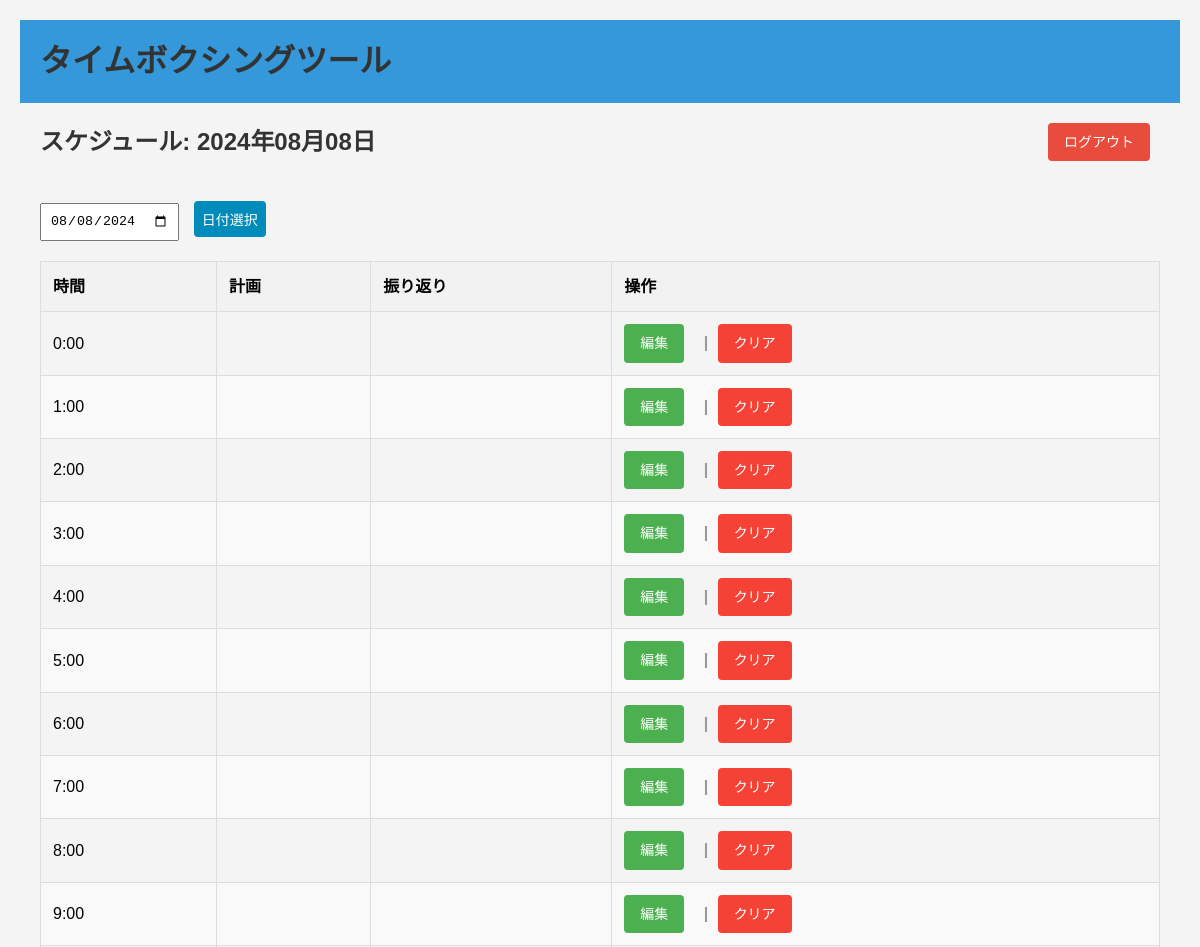
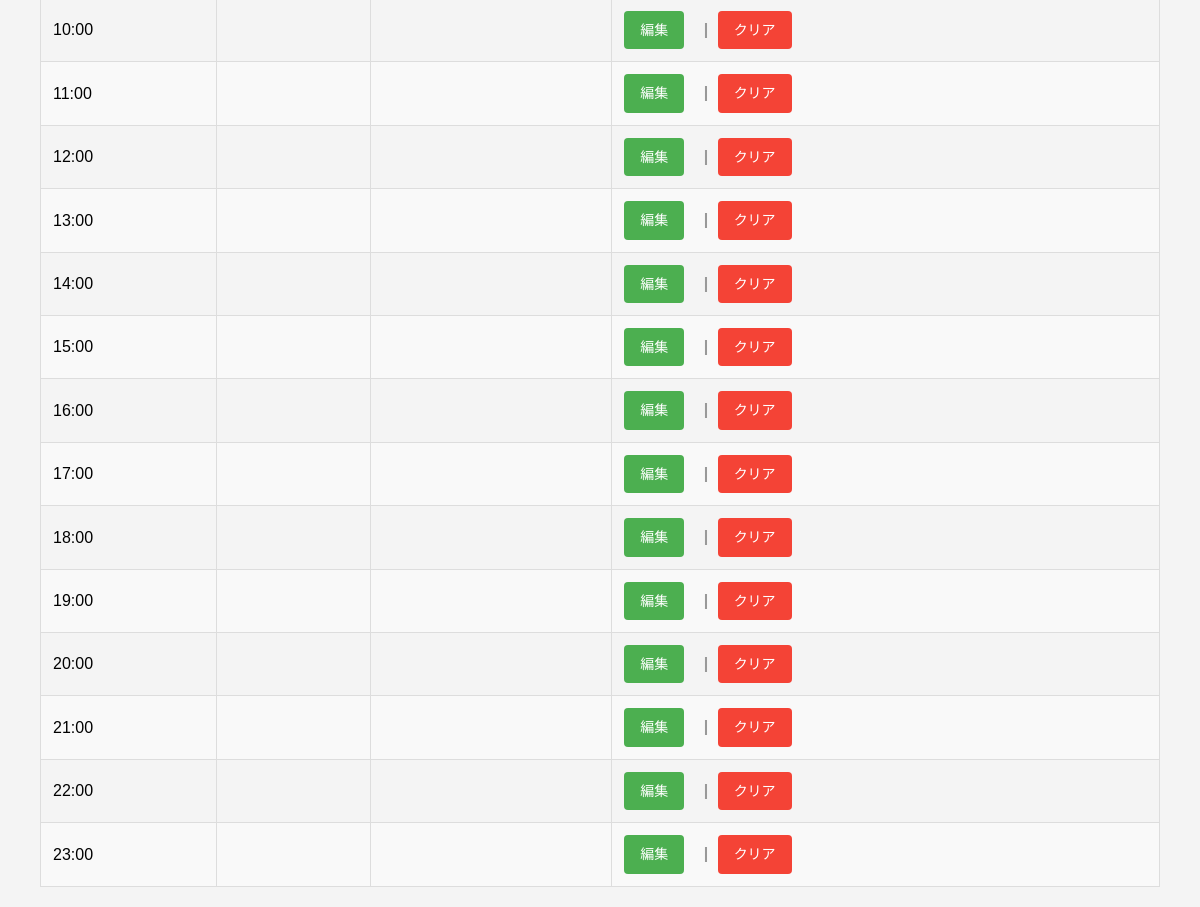
Screenshot of /schedule/ (signed in) with the database file from the repository (2 pictures, top to bottom).
### scheduler/models.py (models this page shows)
class Schedule(models.Model):
    user = models.ForeignKey(User, on_delete=models.CASCADE)
    date = models.DateField()
    hour = models.IntegerField()
    plan = models.TextField(blank=True)
    reflection = models.TextField(blank=True)
    class Meta:
        unique_together = ('user', 'date', 'hour')

### scheduler/views.py (the view)
# urls.py: path('schedule/', views.schedule_view, name='schedule'),
@login_required
def schedule_view(request):
    if request.method == 'POST':
        date = request.POST.get('date')
        selected_date = datetime.strptime(date, '%Y-%m-%d').date()
    else:
        selected_date = request.GET.get('date')
        if selected_date:
            selected_date = datetime.strptime(selected_date, '%Y-%m-%d').date()
        else:
            selected_date = datetime.now().date()
    schedules = []
    for hour in range(24):
        schedule, created = Schedule.objects.get_or_create(
            user=request.user,
            date=selected_date,
            hour=hour
        )
        schedules.append(schedule)
    return render(request, 'scheduler/schedule.html', {
        'schedules': schedules,
        'selected_date': selected_date
    })

### templates/scheduler/schedule.html (shortened to what this page needs)
{% extends 'base.html' %}
{% block content %}
<div class="header-actions">
    <h2>スケジュール: {{ selected_date|date:"Y年m月d日" }}</h2>
    <a href="{% url 'logout' %}" class="btn btn-logout">ログアウト</a>
</div>
<form method="post">
    <input type="date" name="date" value="{{ selected_date|date:'Y-m-d' }}">
    <input type="submit" value="日付選択" class="btn">
</form>
<table>
    <thead>
        <tr>
            <th>時間</th>
            <th>計画</th>
            <th>振り返り</th>
            <th>操作</th>
        </tr>
    </thead>
    <tbody>
        {% for schedule in schedules %}
        <tr>
            <td>{{ schedule.hour }}:00</td>
            <td>{{ schedule.plan|default:"" }}</td>
            <td>{{ schedule.reflection|default:"" }}</td>
            <td>
                <a href="{% url 'edit_schedule' schedule.id %}" class="btn btn-edit">編集</a>
                <span class="button-separator">|</span>
                <a href="{% url 'clear_schedule' schedule.id %}" class="btn btn-clear">クリア</a>
            </td>
        </tr>
        {% endfor %}
    </tbody>
</table>
{% endblock %}

### static/css/style.css (style rules this page uses)
body { font-family: 'Noto Sans JP', Arial, sans-serif; line-height: 1.6; margin: 0; padding: 20px; background-color: #f4f4f4; }
h1, h2 { color: #333; }
table { width: 100%; border-collapse: collapse; margin-top: 20px; }
th, td { padding: 12px; text-align: left; border: 1px solid #ddd; }
th { background-color: #f2f2f2; font-weight: bold; }
tr:nth-child(even) { background-color: #f9f9f9; }
form { margin-bottom: 20px; }
input[type="date"], input[type="submit"], input[type="text"], input[type="password"] { padding: 8px; margin-right: 10px; }
.btn { display: inline-block; padding: 8px 16px; margin-right: 10px; border: none; border-radius: 4px; font-size: 14px; cursor: pointer; text-decoration: none; transition: background-color 0.3s; background-color: #008CBA; color: white; }
.btn-edit { background-color: #4CAF50; }
.btn-clear { background-color: #f44336; }
.button-separator { margin: 0 5px; color: #999; font-weight: bold; }
.header-actions { display: flex; justify-content: space-between; align-items: center; margin-bottom: 20px; }
.btn-logout { background-color: #e74c3c; color: white; }

### rows the page displays
Schedule: hour "0"
Schedule: hour "1"
Schedule: hour "2"
Schedule: hour "3"
Schedule: hour "4"
Schedule: hour "5"
Schedule: hour "6"
Schedule: hour "7"
Schedule: hour "8"
Schedule: hour "9"
Schedule: hour "10"
Schedule: hour "11"
Schedule: hour "12"
Schedule: hour "13"
Schedule: hour "14"
Schedule: hour "15"
Schedule: hour "16"
Schedule: hour "17"
Schedule: hour "18"
Schedule: hour "19"
Schedule: hour "20"
Schedule: hour "21"
Schedule: hour "22"
Schedule: hour "23"

### other values shown
{{ selected_date|date:"Y年m月d日" }} "2024年08月08日"
